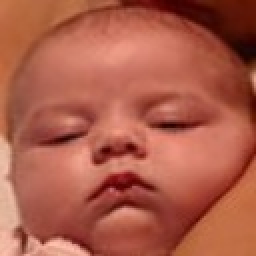
#> input picture Preprocessed/Normalized/sleeping/sleeping_116.jpg, 128 x 128 px, found by its file name (shown 2 times larger); its folder holds 4 pictures in this run
$ python Grayscale.py
#> lines starting #> are read from the running program, lines starting #| are printed output that depends on the picture
from PIL import Image
import os

# Set the directory where the images are located
img_dir = r'D:\cradle\Dataset\Cradle Dataset\Preprocessed\Normalized\sleeping'
save_dir = r'D:\cradle\Dataset\Cradle Dataset\Preprocessed\GrayScaled\sleeping'

# Loop through all the images in the directory
for filename in os.listdir(img_dir):
    if filename.endswith(".jpg") or filename.endswith(".png"):

        # Open the image
        img_path = os.path.join(img_dir, filename)
        img = Image.open(img_path)
#> img is the input picture: PIL image 128x128 RGB; mean R, G, B 172.7, 92.8, 73.3

        # Convert the image to grayscale
        gray_img = img.convert('L')
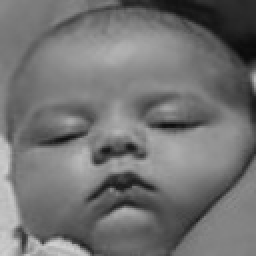
#> gray_img: PIL image 128x128 L (shown 2 times larger); min 10, max 208, mean 114.5

        # Save the grayscale image with "_gray" added to the filename
        gray_img_path = os.path.join(
            save_dir, filename.split('.')[0] + '_gray.png')
        gray_img.save(gray_img_path)
#> pass 2 of the loop `for filename in os.listdir(img_dir):`:
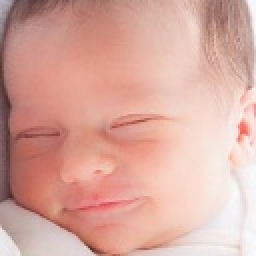
#> input picture Preprocessed/Normalized/sleeping/sleeping_122.jpg, 128 x 128 px, found by its file name (shown 2 times larger)
#> img is the input picture: PIL image 128x128 RGB; mean R, G, B 217, 168.9, 158
#> `gray_img = img.convert('L')`:
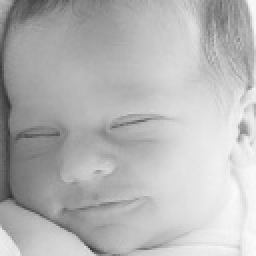
#> gray_img: PIL image 128x128 L (shown 2 times larger); min 48, max 251, mean 182
#> pass 3 of the loop `for filename in os.listdir(img_dir):`:
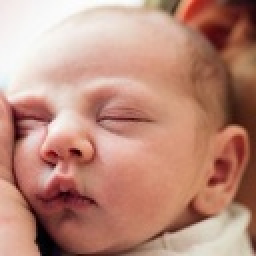
#> input picture Preprocessed/Normalized/sleeping/sleeping_140.jpg, 128 x 128 px, found by its file name (shown 2 times larger)
#> img is the input picture: PIL image 128x128 RGB; mean R, G, B 187.5, 139.1, 123
#> `gray_img = img.convert('L')`:
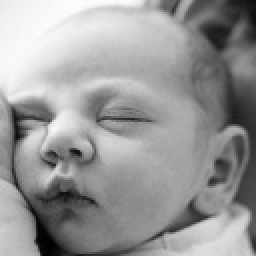
#> gray_img: PIL image 128x128 L (shown 2 times larger); min 0, max 254, mean 151.8
#> the loop made 4 passes; the first 3 are shown
